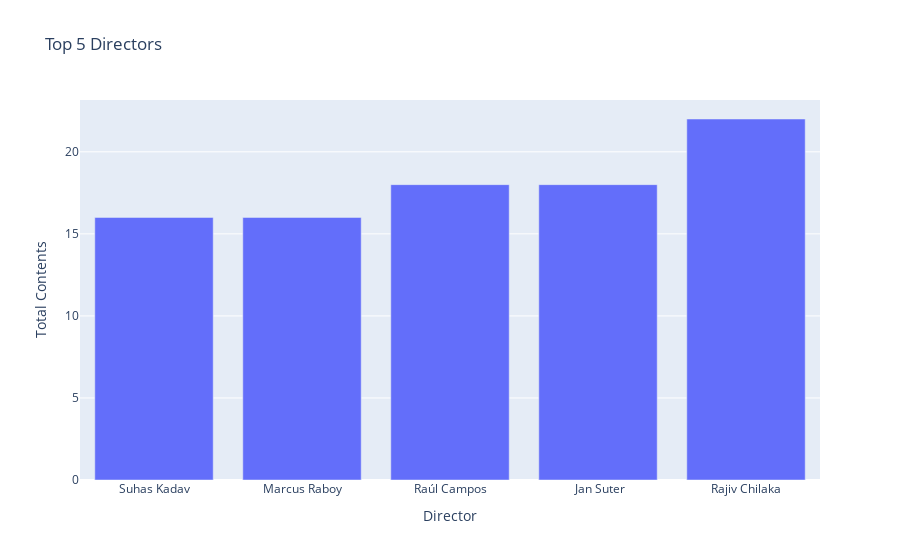

The cell this chart's notebook holds for it:
### Markdown cell above
# TOP 5 DIRECTORS

### Code cell
# Eksik veri olan değerleri "No Director Found" ile değiştirip veri atamış olduk
dt["director"] = dt["director"].fillna("No Director Found")
# Var olan yönetmen verilerini DataFrame yapısına dönüştürme
filtered_director = pd.DataFrame()
# Filtrelenmiş yönetmen verilerini ayırma(split) ve yığınlar(stack) haline getirme işlemi. Director sütunundaki verileri string olduğu için "str" şeklinde belirtmemiz gerekiyor
filtered_director = dt["director"].str.split(",", expand=True).stack()
# Ayrılan yığınları tablo yapısına(to_frame) aktarma
filtered_director = filtered_director.to_frame()
# Oluşan tabloya sütun ismi belirleme
filtered_director.columns = ["Director"]
# Filtrelenmiş yönetmenleri gruplandırıp(groupby) yeniden adlandırma(reset_index)
directors = filtered_director.groupby(["Director"]).size().reset_index(name="Total Contents")
# No Director Found ifadesi içeren veri sorgulama
directors = directors[directors.Director != "No Director Found"]
# Gruplandırılan verilerin sıralamasını/düzenlemesini(sort) gerçekleştirme
directors = directors.sort_values(by=["Total Contents"], ascending=False)
# Top 5 Directors (10,20,30,... gibi farklı değer isteseydik head içine o değeri yazardık)
top5directors = directors.head()
# Oluşturulan Top 5 Directors listesinin içerisinde anlamlı bir sıralama işleminin yapılması
top5directors = top5directors.sort_values(by=["Total Contents"])
# Bar grafiğinin oluşturulması
graph = px.bar(top5directors, x="Director", y="Total Contents", title="Top 5 Directors")
graph.show()

### Figure 1 — Plotly figure (JSON) as saved in the notebook; plotly's stock layout.template omitted (floating-point values rounded to 4 significant figures)
{"data": [{"alignmentgroup": "True", "hovertemplate": "Director=%{x}<br>Total Contents=%{y}<extra></extra>", "legendgroup": "", "marker": {"color": "#636efa", "pattern": {"shape": ""}}, "name": "", "offsetgroup": "", "orientation": "v", "showlegend": false, "textposition": "auto", "type": "bar", "x": ["Suhas Kadav", "Marcus Raboy", "Raúl Campos", " Jan Suter", "Rajiv Chilaka"], "xaxis": "x", "y": [16, 16, 18, 18, 22], "yaxis": "y"}], "layout": {"autosize": true, "barmode": "relative", "legend": {"tracegroupgap": 0}, "title": {"text": "Top 5 Directors"}, "xaxis": {"anchor": "y", "autorange": true, "domain": [0, 1], "range": [-0.5, 4.5], "title": {"text": "Director"}, "type": "category"}, "yaxis": {"anchor": "x", "autorange": true, "domain": [0, 1], "range": [0, 23.16], "title": {"text": "Total Contents"}, "type": "linear"}}}
